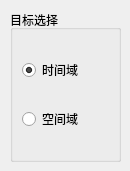
           <widget class="QWidget" name="tab_9">
            <attribute name="title">
             <string>谱分析</string>
            </attribute>
            <widget class="QGroupBox" name="groupBox_9">
             <property name="geometry">
              <rect>
               <x>10</x>
               <y>10</y>
               <width>111</width>
               <height>152</height>
              </rect>
             </property>
             <property name="toolTip">
              <string>请选择一种谱分析方法</string>
             </property>
             <property name="title">
              <string>目标选择</string>
             </property>
             <layout class="QGridLayout" name="gridLayout_15">
              <item row="0" column="0">
               <widget class="QRadioButton" name="radioButton_24">
                <property name="toolTip">
                 <string>时间域信号谱模拟</string>
                </property>
                <property name="text">
                 <string>时间域</string>
                </property>
                <property name="icon">
                 <iconset resource="Icons/icons.qrc">
                  <normaloff>:/Icons/Icons_PV/pqPlotLineOverTime24.png</normaloff>:/Icons/Icons_PV/pqPlotLineOverTime24.png</iconset>
                </property>
                <property name="checked">
                 <bool>true</bool>
                </property>
               </widget>
              </item>
              <item row="1" column="0">
               <widget class="QRadioButton" name="radioButton_25">
                <property name="toolTip">
                 <string>空间域信号谱分析</string>
                </property>
                <property name="text">
                 <string>空间域</string>
                </property>
                <property name="icon">
                 <iconset resource="Icons/icons.qrc">
                  <normaloff>:/Icons/Icons_PV/pqSlice.svg</normaloff>:/Icons/Icons_PV/pqSlice.svg</iconset>
                </property>
               </widget>
              </item>
             </layout>
            </widget>
           </widget>
